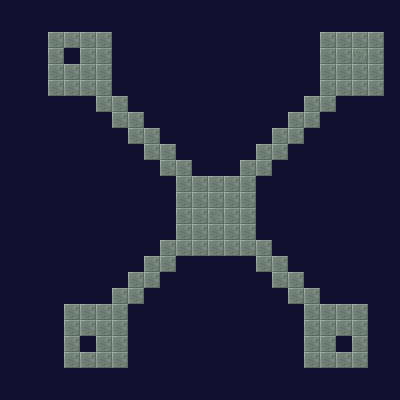

Tiled map render using the project's own tile images. Description and the map definition, with tile-layer contents summarised, below:
An orthogonal 25x25 tile map with 16x16 px tiles, 1 tile layer (Tile Layer 1), 2 tilesets and 112 objects (104x blocker, 3x start point, 2x treasurechest, dungeon, dungeon3, ...).

<map version="1.0" orientation="orthogonal" width="25" height="25" tilewidth="16" tileheight="16" backgroundcolor="#130f30">
 <tileset firstgid="1" name="tileset2" tilewidth="16" tileheight="16">
  <image source="../graphics/tileset2.png" width="160" height="180" />
 </tileset>
 <tileset firstgid="111" name="tileset3" tilewidth="16" tileheight="16">
  <image source="../graphics/tileset3.png" width="176" height="192" />
 </tileset>
 <layer name="Tile Layer 1" width="25" height="25">
  <data>[625 cells, 120 non-empty, 3 distinct tile ids]</data>
 </layer>
 <objectgroup name="Object Layer 1" width="25" height="25">
  <object name="start point" gid="73" x="64" y="80">
   <properties>
    <property name="direction" value="down" />
    <property name="state" value="dungeon" />
   </properties>
  </object>
  <object name="portal" type="dungeon" gid="89" x="64" y="64" />
  <object name="blocker" gid="70" x="256" y="224" />
  <object name="blocker" gid="70" x="256" y="192" />
  <object name="blocker" gid="70" x="256" y="208" />
  <object name="blocker" gid="70" x="272" y="176" />
  <object name="blocker" gid="70" x="288" y="160" />
  <object name="blocker" gid="70" x="304" y="144" />
  <object name="blocker" gid="70" x="320" y="128" />
  <object name="blocker" gid="70" x="336" y="112" />
  <object name="blocker" gid="70" x="352" y="112" />
  <object name="blocker" gid="70" x="368" y="112" />
  <object name="blocker" gid="70" x="384" y="96" />
  <object name="blocker" gid="70" x="384" y="80" />
  <object name="blocker" gid="70" x="384" y="48" />
  <object name="blocker" gid="70" x="384" y="64" />
  <object name="blocker" gid="70" x="368" y="32" />
  <object name="blocker" gid="70" x="352" y="32" />
  <object name="blocker" gid="70" x="336" y="32" />
  <object name="blocker" gid="70" x="320" y="32" />
  <object name="blocker" gid="70" x="304" y="48" />
  <object name="blocker" gid="70" x="304" y="64" />
  <object name="blocker" gid="70" x="304" y="80" />
  <object name="blocker" gid="70" x="304" y="96" />
  <object name="blocker" gid="70" x="288" y="112" />
  <object name="blocker" gid="70" x="272" y="128" />
  <object name="blocker" gid="70" x="256" y="144" />
  <object name="blocker" gid="70" x="240" y="160" />
  <object name="blocker" gid="70" x="224" y="176" />
  <object name="blocker" gid="70" x="208" y="176" />
  <object name="blocker" gid="70" x="192" y="176" />
  <object name="blocker" gid="70" x="176" y="160" />
  <object name="blocker" gid="70" x="160" y="144" />
  <object name="blocker" gid="70" x="144" y="128" />
  <object name="blocker" gid="70" x="128" y="112" />
  <object name="blocker" gid="70" x="112" y="96" />
  <object name="blocker" gid="70" x="112" y="80" />
  <object name="blocker" gid="70" x="112" y="64" />
  <object name="blocker" gid="70" x="112" y="48" />
  <object name="blocker" gid="70" x="96" y="32" />
  <object name="blocker" gid="70" x="80" y="32" />
  <object name="blocker" gid="70" x="64" y="32" />
  <object name="blocker" gid="70" x="48" y="32" />
  <object name="blocker" gid="70" x="32" y="48" />
  <object name="blocker" gid="70" x="32" y="64" />
  <object name="blocker" gid="70" x="32" y="80" />
  <object name="blocker" gid="70" x="32" y="96" />
  <object name="blocker" gid="70" x="48" y="112" />
  <object name="blocker" gid="70" x="64" y="112" />
  <object name="blocker" gid="70" x="80" y="112" />
  <object name="blocker" gid="70" x="96" y="128" />
  <object name="blocker" gid="70" x="112" y="144" />
  <object name="blocker" gid="70" x="128" y="160" />
  <object name="blocker" gid="70" x="144" y="176" />
  <object name="blocker" gid="70" x="160" y="192" />
  <object name="blocker" gid="70" x="160" y="208" />
  <object name="blocker" gid="70" x="160" y="224" />
  <object name="blocker" gid="70" x="160" y="240" />
  <object name="blocker" gid="70" x="144" y="256" />
  <object name="blocker" gid="70" x="128" y="272" />
  <object name="blocker" gid="70" x="112" y="288" />
  <object name="blocker" gid="70" x="96" y="304" />
  <object name="blocker" gid="70" x="80" y="304" />
  <object name="blocker" gid="70" x="64" y="304" />
  <object name="blocker" gid="70" x="48" y="320" />
  <object name="blocker" gid="70" x="48" y="336" />
  <object name="blocker" gid="70" x="48" y="352" />
  <object name="blocker" gid="70" x="48" y="368" />
  <object name="blocker" gid="70" x="64" y="384" />
  <object name="blocker" gid="70" x="80" y="384" />
  <object name="blocker" gid="70" x="96" y="384" />
  <object name="blocker" gid="70" x="112" y="384" />
  <object name="blocker" gid="70" x="128" y="352" />
  <object name="blocker" gid="70" x="128" y="368" />
  <object name="blocker" gid="70" x="128" y="336" />
  <object name="blocker" gid="70" x="128" y="320" />
  <object name="blocker" gid="70" x="144" y="304" />
  <object name="blocker" gid="70" x="176" y="272" />
  <object name="blocker" gid="70" x="160" y="288" />
  <object name="blocker" gid="70" x="192" y="272" />
  <object name="blocker" gid="70" x="208" y="272" />
  <object name="blocker" gid="70" x="224" y="272" />
  <object name="blocker" gid="70" x="240" y="272" />
  <object name="blocker" gid="70" x="256" y="288" />
  <object name="blocker" gid="70" x="272" y="304" />
  <object name="blocker" gid="70" x="288" y="320" />
  <object name="blocker" gid="70" x="288" y="336" />
  <object name="blocker" gid="70" x="288" y="352" />
  <object name="blocker" gid="70" x="288" y="368" />
  <object name="blocker" gid="70" x="304" y="384" />
  <object name="blocker" gid="70" x="320" y="384" />
  <object name="blocker" gid="70" x="336" y="384" />
  <object name="blocker" gid="70" x="352" y="384" />
  <object name="blocker" gid="70" x="368" y="368" />
  <object name="blocker" gid="70" x="368" y="352" />
  <object name="blocker" gid="70" x="368" y="336" />
  <object name="blocker" gid="70" x="368" y="320" />
  <object name="blocker" gid="70" x="352" y="304" />
  <object name="blocker" gid="70" x="336" y="304" />
  <object name="blocker" gid="70" x="320" y="304" />
  <object name="blocker" gid="70" x="304" y="288" />
  <object name="blocker" gid="70" x="288" y="272" />
  <object name="blocker" gid="70" x="272" y="256" />
  <object name="blocker" gid="70" x="256" y="224" />
  <object name="blocker" gid="70" x="256" y="224" />
  <object name="blocker" gid="70" x="256" y="240" />
  <object name="portal" type="dungeon3" gid="89" x="336" y="352" />
  <object name="start point" gid="73" x="336" y="368">
   <properties>
    <property name="direction" value="down" />
    <property name="state" value="dungeon3" />
   </properties>
  </object>
  <object name="portal" type="dungeon4" gid="89" x="80" y="352" />
  <object name="start point" gid="73" x="80" y="368">
   <properties>
    <property name="direction" value="down" />
    <property name="state" value="dungeon4" />
   </properties>
  </object>
  <object name="sprite" type="treasurechest" gid="51" x="352" y="64">
   <properties>
    <property name="dialogue length" value="1" />
    <property name="dialogue0" value="You found an Ether Potion." />
    <property name="id" value="3" />
    <property name="item" value="Ether Potion" />
   </properties>
  </object>
  <object name="sprite" type="treasurechest" gid="51" x="208" y="224">
   <properties>
    <property name="dialogue length" value="1" />
    <property name="dialogue0" value="You found a Healing Potion." />
    <property name="id" value="2" />
    <property name="item" value="Healing Potion" />
   </properties>
  </object>
 </objectgroup>
</map>